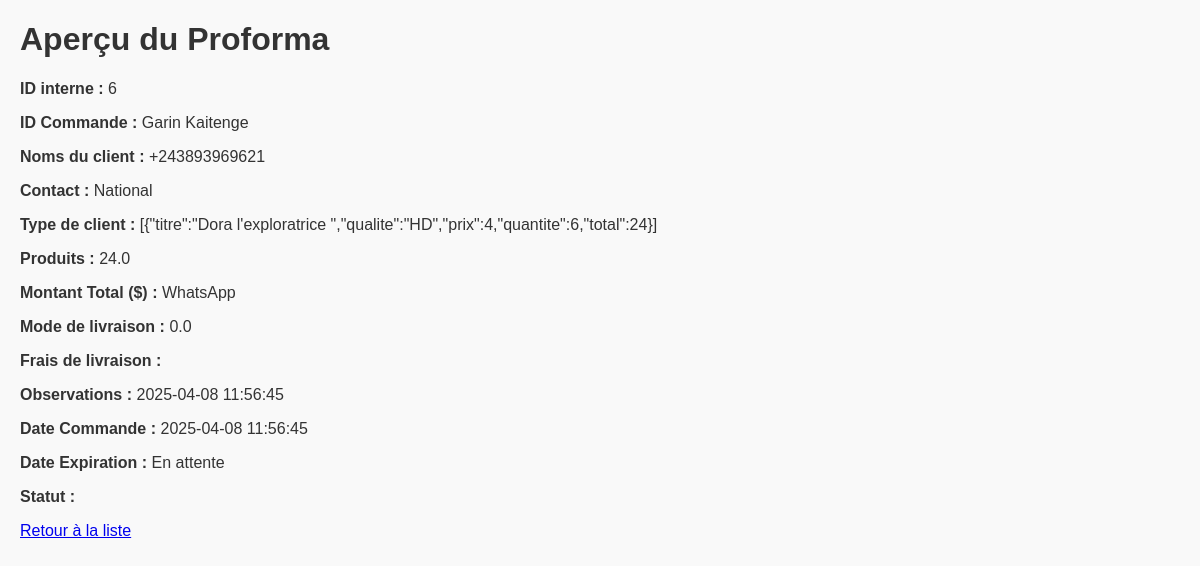
/commandes/view/6, run on the app's committed database.
### tables this page shows
CREATE TABLE proformas (
            id INTEGER PRIMARY KEY AUTOINCREMENT,
            nom_client TEXT,
            contact TEXT,
            type_client TEXT,
            produits TEXT,
            montant_total REAL,
            mode_livraison TEXT,
            frais_livraison REAL,
            observations TEXT,
            date_commande TEXT,
            date_generation TEXT,
            date_expiration TEXT,
            statut TEXT,
            chemin_fichier TEXT
        , id_commande TEXT);

### routes/commandes_routes.py (the view)
@commandes_bp.route("/view/<int:proforma_id>")
def view_proforma(proforma_id):
    conn = sqlite3.connect(DB_NAME)
    c = conn.cursor()
    c.execute("SELECT * FROM proformas WHERE id=?", (proforma_id,))
    proforma = c.fetchone()
    conn.close()
    if proforma:
        return render_template("proforma_view.html", proforma=proforma)
    else:
        return "Commande non trouvée", 404

### templates/proforma_view.html (shortened to what this page needs)
<!DOCTYPE html>
<html lang="fr">
<head>
  <link rel="stylesheet" href="{{ url_for('static', filename='style.css') }}">
</head>
<body>
  <h1>Aperçu du Proforma</h1>
  <p><strong>ID interne :</strong> {{ proforma[0] }}</p>
  <p><strong>ID Commande :</strong> {{ proforma[1] }}</p>
  <p><strong>Noms du client :</strong> {{ proforma[2] }}</p>
  <p><strong>Contact :</strong> {{ proforma[3] }}</p>
  <p><strong>Type de client :</strong> {{ proforma[4] }}</p>
  <p><strong>Produits :</strong> {{ proforma[5] }}</p>
  <p><strong>Montant Total ($) :</strong> {{ proforma[6] }}</p>
  <p><strong>Mode de livraison :</strong> {{ proforma[7] }}</p>
  <p><strong>Frais de livraison :</strong> {{ proforma[8] }}</p>
  <p><strong>Observations :</strong> {{ proforma[9] }}</p>
  <p><strong>Date Commande :</strong> {{ proforma[10] }}</p>
  <p><strong>Date Expiration :</strong> {{ proforma[12] }}</p>
  <p><strong>Statut :</strong> {{ proforma[13] }}</p>
  <a href="{{ url_for('commandes.liste_commandes') }}">Retour à la liste</a>
</body>
</html>

### static/style.css (style rules this page uses)
body { font-family: Arial, sans-serif; margin: 20px; background: #f9f9f9; color: #333; }

### data on the page
proformas: id "6", nom_client "Garin Kaitenge", contact "+243893969621", type_client "National", produits "[{\"titre\":\"Dora l'exploratrice \",\"qualite\":\"HD\",\"prix\":4,\"quantite\":6,\"total\":24}]", montant_total "24.0", mode_livraison "WhatsApp", frais_livraison "0.0", date_commande "2025-04-08 11:56:45", date_generation "2025-04-08 11:56:45", statut "En attente"
